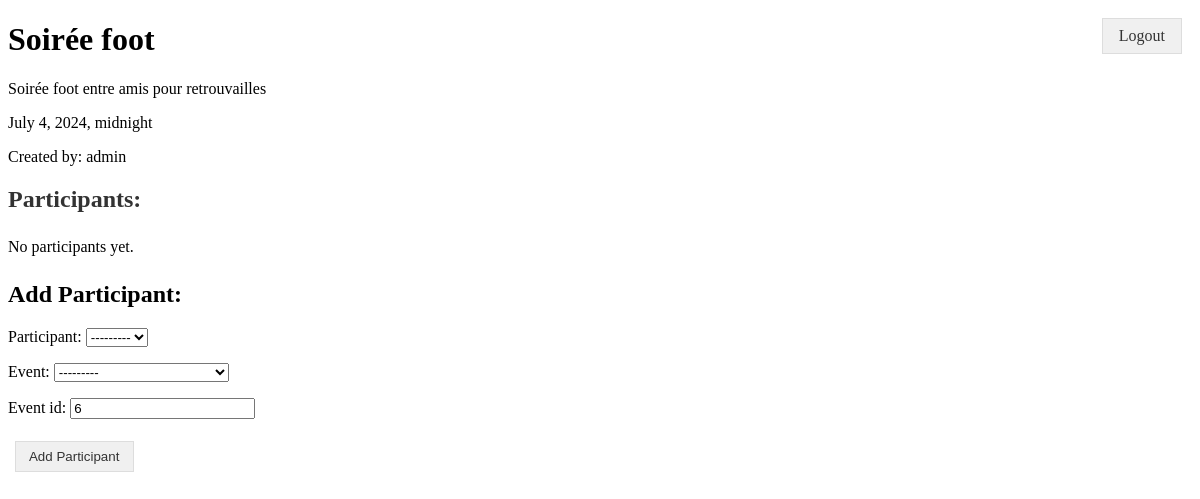
The page /event/6/ on the database its author committed.
### events/models.py (models this page shows)
class Event(models.Model):
    name = models.CharField(max_length=255)
    description = models.TextField()
    location = models.CharField(max_length=255)
    date = models.DateTimeField()
    creator = models.ForeignKey(User, on_delete=models.CASCADE, related_name='events')
    def __str__(self):
        return self.name

### accounts/models.py (models this page shows)
class CustomUser(AbstractUser):
    email = models.EmailField(unique=True)
    phone_number = models.CharField(max_length=15, blank=True, null=True)
    date_joined = models.DateTimeField(auto_now_add=True)

### home/views.py (the view)
# urls.py: path('event/<int:event_id>/', home_views.event_detail, name='event_detail')
def event_detail(request,event_id):
    event = get_object_or_404(Event, id=event_id)
    participations = Participation.objects.filter(event=event)
    if request.method == 'POST':
        form = AddParticipantForm(request.POST)
        if form.is_valid():
            form.save()
            return redirect('event_detail', event_id=event_id)
    else:
        form = AddParticipantForm(initial={'event_id': event_id})
    return render(request, 'home/detail_event.html', {'event': event, 'participations': participations, 'form': form})

### home/forms.py (shortened to what this page needs)
class AddParticipantForm(forms.ModelForm):
    event_id = forms.IntegerField()
    class Meta:
        model = Participation
        fields = ['participant', 'event']

### templates/home/detail_event.html (shortened to what this page needs)
{% extends '../base_generic.html' %}
{% block content %}
<div class="content">
    <h1 class="event-title">{{ event.name }}</h1>
    <p>{{ event.description }}</p>
    <p>{{ event.date }}</p>
    <p>Created by: {{ event.creator.username }}</p>
    <div class="participants">
        <h2>Participants:</h2>
        <ul>
            {% for participation in participations %}
            <li>{{ participation.participant.username }}</li>
            {% empty %}
            <li>No participants yet.</li>
            {% endfor %}
        </ul>
    </div>
    <h2>Add Participant:</h2>
    <form method="post">
        {{ form.as_p }}
        <button type="submit" class="btn btn-primary">Add Participant</button>
    </form>
</div>
{% endblock %}

### templates/base_generic.html (style rules this page uses)
.btn { display: inline-block; padding: 0.5em 1em; margin: 0.5em; background-color: #f0f0f0; border: 1px solid #ddd; text-decoration: none; color: #333; text-align: center; cursor: pointer; }

### templates/home/detail_event.html (style rules this page uses)
.participants { margin-top: 20px; }
.participants h2 { color: #333; }
.participants ul { list-style-type: none; padding: 0; }
.participants ul li { padding: 5px 0; }

### rows shown on the page
Event: name "Soirée foot", description "Soirée foot entre amis pour retrouvailles", date "July 4, 2024, midnight", creator.username "admin"
